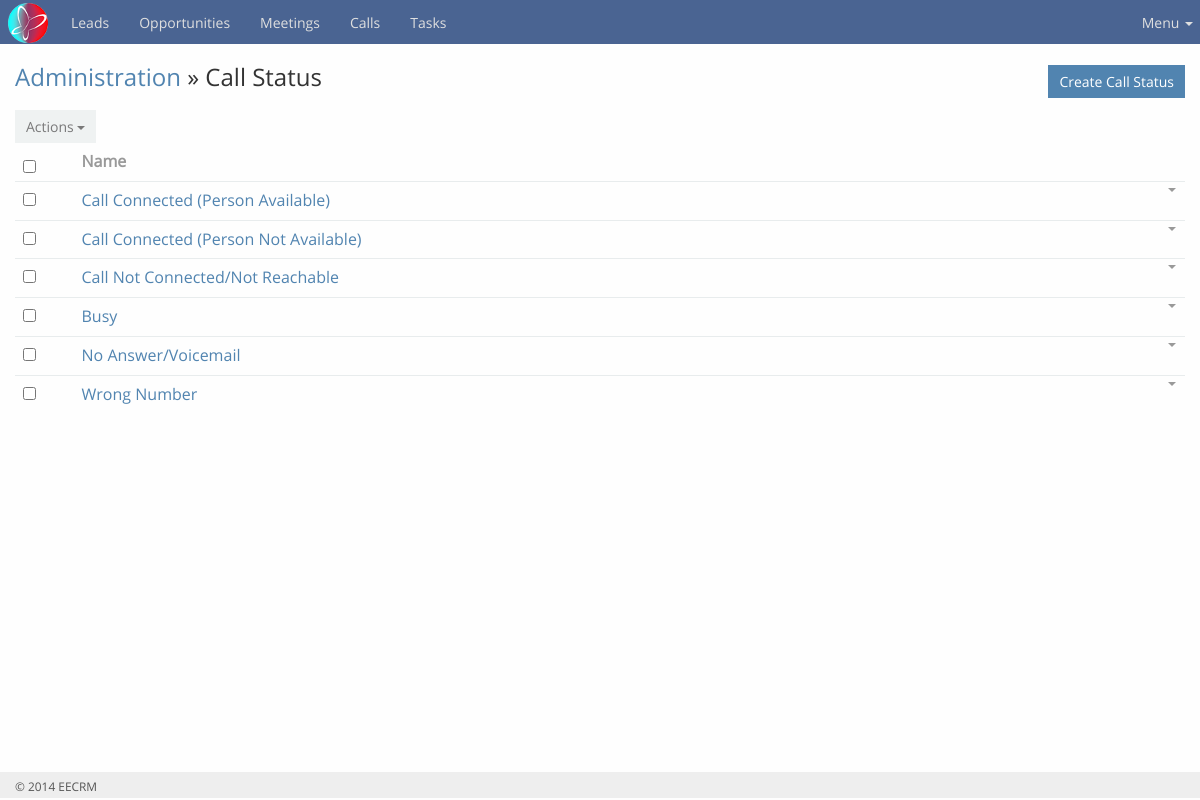
/administration/modules/call_status/index.php (signed in), run on the app's committed database.
### tables this page shows
CREATE TABLE IF NOT EXISTS `call_status` (
  `status_id` int(11) NOT NULL AUTO_INCREMENT,
  `status_name` varchar(255) NOT NULL,
  `created_by_id` int(11) NOT NULL,
  `deleted` tinyint(4) NOT NULL DEFAULT '0',
  `created_at` datetime NOT NULL,
  PRIMARY KEY (`status_id`)
);

### include/utils-call_status.php (called while the page is built, shortened)
<?php
require_once 'database.php';
function getAllCallStatus($offset = 0, $limit = 10, $searchString = '')
{
    global $db;
    $sqlQuery = "SELECT * FROM
                 `call_status`
                 WHERE deleted = '0'";
    $stmt = $db->prepare($sqlQuery);
    $stmt->execute();
    $columns = $stmt->columnCount();
    if ($columns > 0) {
        $status = $stmt->fetchAll(PDO::FETCH_ASSOC);
    }
    return ($status)? $status: NULL;
}

### administration/modules/call_status/index.php (the view, shortened to what this page needs)
<?php
require_once dirname(__DIR__) . '/../../common/header.php';
require_once $include_directory . 'utils-call_status.php';
$statusList = getAllCallStatus(0, MAX_ROWS);
?>
<div class="container content">
    <div id="main"><div class="page-header"><div class="row">
                <div class="col-lg-7 col-sm-7">
                    <h3><a href="<?php echo ADMINPATH; ?>">Administration</a> &raquo; Call Status</h3>
                </div>
                <div class="col-lg-5 col-sm-5">
                    <div class="header-buttons btn-group pull-right">
                        <a class="btn btn-primary" href="<?php echo BASEPATH;?>administration/modules/call_status/create.php">Create Call Status</a>
                    </div>
                </div>
            </div>
        </div>
        <div class="list-container">
            <?php if ($statusList !== NULL) : ?>
            <div class="list-buttons-container clearfix">
                <div class="btn-group actions">
                    <button disabled="" data-toggle="dropdown" class="btn btn-default dropdown-toggle actions-button" type="button">
                        Actions
                        <span class="caret"></span>
                    </button>
                </div>
            </div>
            <?php endif;?>
            <div class="list">
                <table class="table">
                    <?php if ($statusList !== NULL) : ?>
                    <thead>
                        <tr>
                            <th width="5%"><input type="checkbox" class="selectAll"></th>
                            <th>
                                <a data-name="name" class="sort" href="javascript:">Name</a>
                            </th>
                            <th width="7%"></th>
                        </tr>
                    </thead>
                    <?php endif; ?>
                    <tbody>
                        <?php if ($statusList !== NULL) :
                                foreach ($statusList as $status) : ?>
                                    <tr data-id="<?php echo $status['status_id'];?>" class="initial">
                                        <td class="cell cell-checkbox">
                                            <input type="checkbox" data-id="<?php echo $status['status_id']; ?>" class="record-checkbox records-multiaction">
                                        </td>
                                        <td class="cell cell-name">
                                            <a title="<?php echo ucfirst($status['status_name']);?>" data-id="<?php echo ucfirst($status['status_id']);?>" class="link" href="<?php echo ADMINPATH;?>modules/call_status/view.php?id=<?php echo $status['status_id'];?>">
                                                <?php echo ucfirst($status['status_name']);?>
                                            </a>
                                        </td>
                                        <td width="7%" class="cell cell-buttons">
                                            <div class="list-row-buttons btn-group pull-right">
                                                <button data-toggle="dropdown" class="btn btn-link btn-sm dropdown-toggle" type="button">
                                                    <span class="caret"></span>
                                                </button>
                                             </div>
                                        </td>
                                    </tr>
                           <?php endforeach; ?>
                    </tbody>
                </table>
                        <?php else:  ?>
                            No Data
                        <?php endif; ?>
            </div>
        </div>
    </div>
</div>
<?php
require_once dirname(__DIR__) . '/../../common/footer.php';
?>

### data on the page
call_status: status_name "Call Connected (Person Available)"
call_status: status_name "Call Connected (Person Not Available)"
call_status: status_name "Call Not Connected/Not Reachable"
call_status: status_name "Busy"
call_status: status_name "No Answer/Voicemail"
call_status: status_name "Wrong Number"
